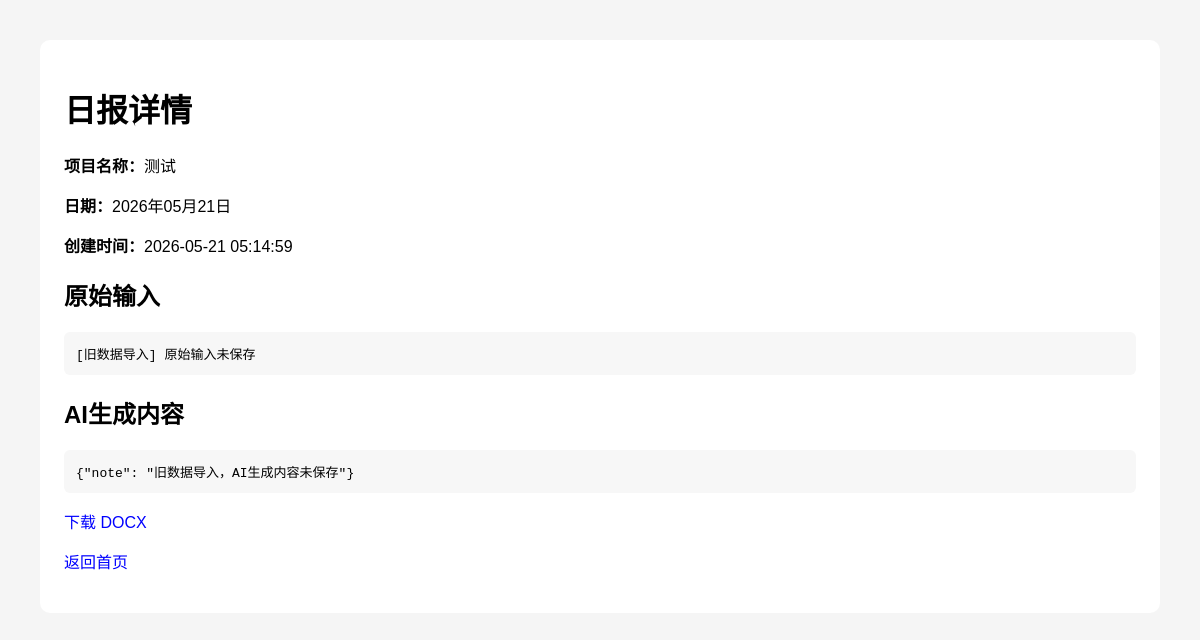
Page /report/3 on the committed database.
### tables this page shows
CREATE TABLE reports (
                id INTEGER PRIMARY KEY AUTOINCREMENT,
                date TEXT NOT NULL,
                project_name TEXT NOT NULL,
                original_input TEXT NOT NULL,
                ai_content TEXT NOT NULL,
                docx_path TEXT NOT NULL,
                created_at TIMESTAMP DEFAULT CURRENT_TIMESTAMP
            );

### app/web.py (the view)
@app.get("/report/{report_id}", response_class=HTMLResponse)
async def detail(request: Request, report_id: int):
    report = get_report_by_id(report_id)
    if not report:
        raise HTTPException(status_code=404, detail="日报不存在")
    return templates.TemplateResponse(
        request=request,
        name="detail.html",
        context={"report": report}
    )

### app/templates/detail.html (shortened to what this page needs)
{% extends "base.html" %}
{% block content %}
<h1>日报详情</h1>
<p><strong>项目名称：</strong>{{ report.project_name }}</p>
<p><strong>日期：</strong>{{ report.date_display }}</p>
<p><strong>创建时间：</strong>{{ report.created_at }}</p>
<h2>原始输入</h2>
<pre>{{ report.original_input }}</pre>
<h2>AI生成内容</h2>
<pre>{{ report.ai_content }}</pre>
<p>
    <a href="/download/{{ report.id }}">
        下载 DOCX
    </a>
</p>
<p>
    <a href="/">
        返回首页
    </a>
</p>
{% endblock %}

### app/templates/base.html (style rules this page uses)
body { font-family: Arial, sans-serif; margin: 40px; background: #f5f5f5; }
a { text-decoration: none; color: blue; margin-right: 10px; }
pre { white-space: pre-wrap; background: #f7f7f7; padding: 12px; border-radius: 6px; }

### rows in the picture
reports: project_name "测试", created_at "2026-05-21 05:14:59", original_input "[旧数据导入] 原始输入未保存", ai_content "{\"note\": \"旧数据导入，AI生成内容未保存\"}"

### other values in the picture
{{ report.date_display }} "2026年05月21日"
